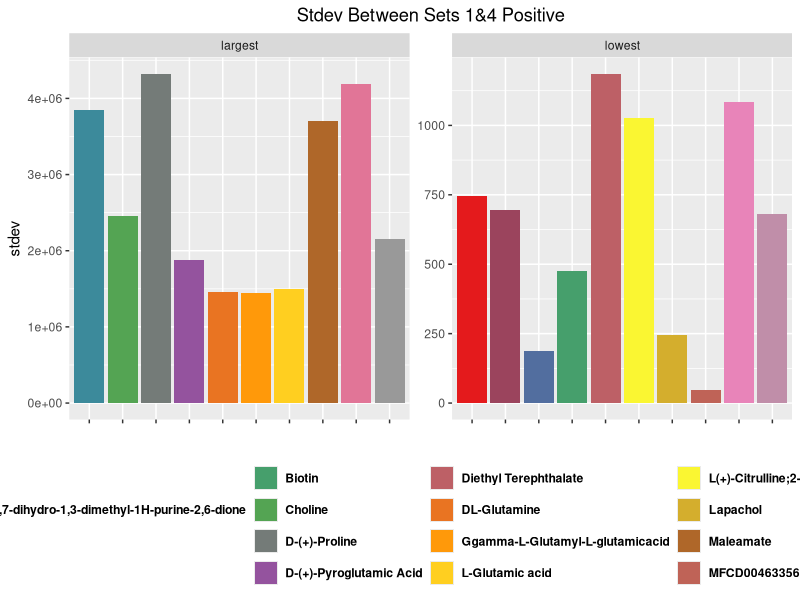
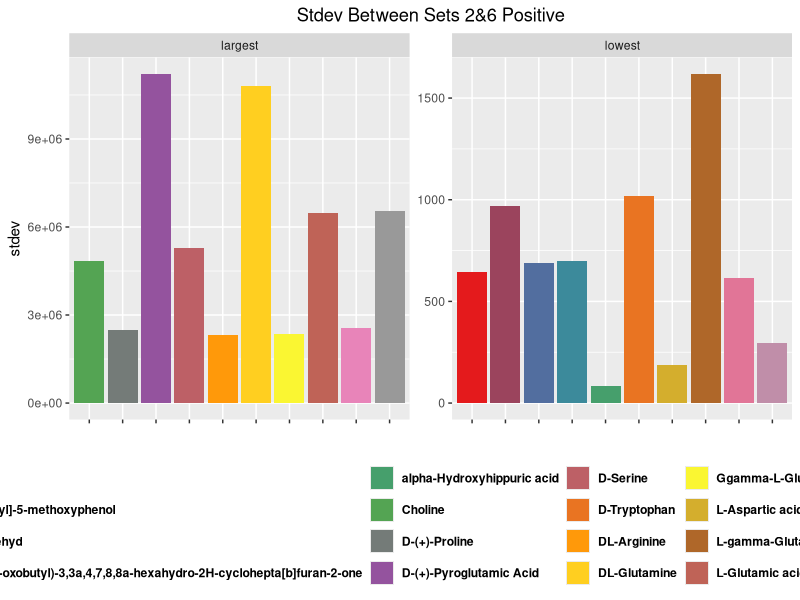

These charts were generated, in order, by the following R code:
library(RColorBrewer)
library(ggplot2)
library(dplyr)

compound_data <- read.csv("positive_runs.csv")
fields <- c("Name","Formula","Group.Area..1","Group.Area..2","Group.Area..3",
            "Group.Area..4","Group.Area..5","Group.Area..6")

#least similar and most similar and compounds that changed the most 

similar <- c("Name","Formula","Group.Area..1","Group.Area..4")
similar_data <- compound_data[similar]
similar_data <-na.omit(similar_data)

simvec <- vector()

for (row in 1:nrow(similar_data)){
  simvec <- c(simvec,sd(similar_data[row,c(3,4)]))
}
similar_data$stdev <- simvec
similar_data <- similar_data[order(similar_data$stdev),]

lowest <- head(similar_data,10)
largest <- tail(similar_data,10)
largest$set <- "largest"
lowest$set <- "lowest"

final_data <- rbind(lowest,largest)

colourCount = length(unique(final_data$Name))
getPalette = colorRampPalette(brewer.pal(9, "Set1"))

final_pos = ggplot(final_data, aes(x=Name, y=stdev, fill = Name )) + geom_bar(stat="identity") +  scale_fill_manual(values = getPalette(colourCount))
final_pos = final_pos + theme(plot.title = element_text(hjust = 0.5), axis.text.x = element_blank(),legend.position="bottom", legend.text = element_text(face="bold"))
final_pos <- final_pos + ggtitle("Stdev Between Sets 1&4 Positive") + xlab("") + ylab("stdev")

final_pos + facet_wrap( ~ set, scales = "free")


different <- c("Name","Formula","Group.Area..2","Group.Area..6")
different_data <- compound_data[different]
different_data <-na.omit(different_data)

difvec <- vector()

for (row in 1:nrow(different_data)){
  difvec <- c(difvec,sd(different_data[row,c(3,4)]))
}
different_data$stdev <- difvec
different_data <- different_data[order(different_data$stdev),]

lowest <- head(different_data,10)
largest <- tail(different_data,10)
largest$set <- "largest"
lowest$set <- "lowest"

final_data <- rbind(lowest,largest)

final_pos = ggplot(final_data, aes(x=Name, y=stdev, fill = Name )) + geom_bar(stat="identity") +  scale_fill_manual(values = getPalette(colourCount))
final_pos = final_pos + theme(plot.title = element_text(hjust = 0.5), axis.text.x = element_blank(),legend.position="bottom", legend.text = element_text(face="bold"))
final_pos <- final_pos + ggtitle("Stdev Between Sets 2&6 Positive") + xlab("") + ylab("stdev")

final_pos + facet_wrap( ~ set, scales = "free")
